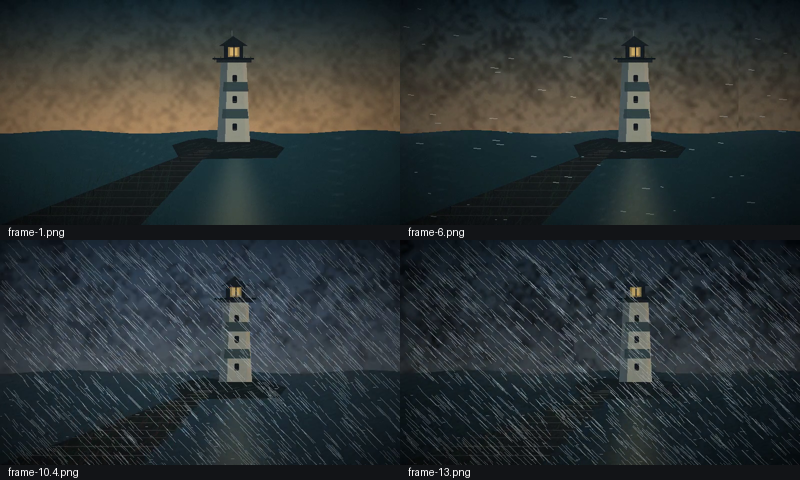
#> input picture prometeo/works/video/w002/09/contact.png, 800 x 480 px
$ python -i render.py   (imports and definitions only)
#> lines starting #> are read from the running program, lines starting #| are printed output that depends on the picture
#!/usr/bin/env python3
"""ANTES DE LA TORMENTA / CoupledAtmosphereCompositor v1.
Original procedural coastal lighthouse film. CC0 original code/imagery/sound.
Requires Python numpy, opencv-python-headless, Pillow, FFmpeg.
Usage: python render.py --output out.mp4 [--seconds 14] [--width 800] [--fps 24]
"""
import argparse, json, math, os, subprocess, tempfile, wave
import cv2
import numpy as np
from PIL import Image, ImageDraw, ImageFilter

RNG = np.random.default_rng(90662026)

def clamp(x): return np.clip(x, 0., 1.)
def smooth(a,b,x):
    z=clamp((x-a)/(b-a))
    return z*z*(3-2*z)

def climate(t):
    """Shared physical envelope. Cloud, lighting, gusts, water, rain and audio use it."""
    storm=float(smooth(2.7,11.2,t))
    gust=(0.13 + .87*storm)*(0.80+.20*math.sin(1.13*t+.3)**2)
    rain=float(smooth(4.6,10.1,t)**1.28)
    flash=0.0
    for start, amplitude in [(10.35,.95),(10.53,.58),(12.93,.40)]:
        flash += amplitude*math.exp(-((t-start)/.063)**2)
    return dict(storm=storm,wind=gust,rain=rain,flash=min(1,flash),fog=.09+.58*storm,
                exposure=.94-.53*storm+.81*flash, blue=storm)

def field(w,h,seed):
    r=np.random.default_rng(seed); f=np.zeros((h,w),np.float32)
    for scale,amp in [(9,.36),(23,.28),(53,.20),(108,.11),(239,.06)]:
        small=r.random((max(2,int(h/scale)),max(2,int(w/scale)))).astype('float32')
        f+=amp*cv2.resize(small,(w,h),interpolation=cv2.INTER_CUBIC)
    return (f-f.min())/(f.max()-f.min())

class Composer:
    def __init__(self,w=800,h=450,fps=24):
        self.w=w;self.h=h;self.fps=fps
        self.sky=field(w*2,h,13)
        self.detail=field(w*2,h,99)
        self.surf=field(w,h,29)
        self.X,self.Y=np.meshgrid(np.arange(w,dtype='float32')/w,np.arange(h,dtype='float32')/h)
        self.rainers=[(RNG.random(1900),RNG.random(1900),RNG.uniform(.4,1.,1900)) for _ in [0]]
        self.reflection=np.exp(-((self.X-.59)/(.014+.17*(self.Y-.60)))**2)*np.maximum(0,self.Y-.54)
        self.vignette=clamp(1.-.47*((self.X-.5)**2*3+(self.Y-.51)**2*3))
    # [123 lines left out: functions layer, architecture, finish, not called in this run]
    def render_frame(self,frame):
        t=frame/self.fps;s=climate(t)
        frame=self.layer(t,s); im=self.architecture(frame,t,s)
        return self.finish(im,t,s)

# [47 lines left out: functions sound, main, not called in this run]
# [1 line not run here, left out]

>>> import cv2
>>> picture = cv2.imread('contact.png')
#> picture is the input picture: shape (480, 800, 3); mean B, G, R 52.7, 51, 44.2
>>> result = Composer().render_frame(picture)
#> in clamp (call 2), `def clamp(x): return np.clip(x, 0., 1.)`:
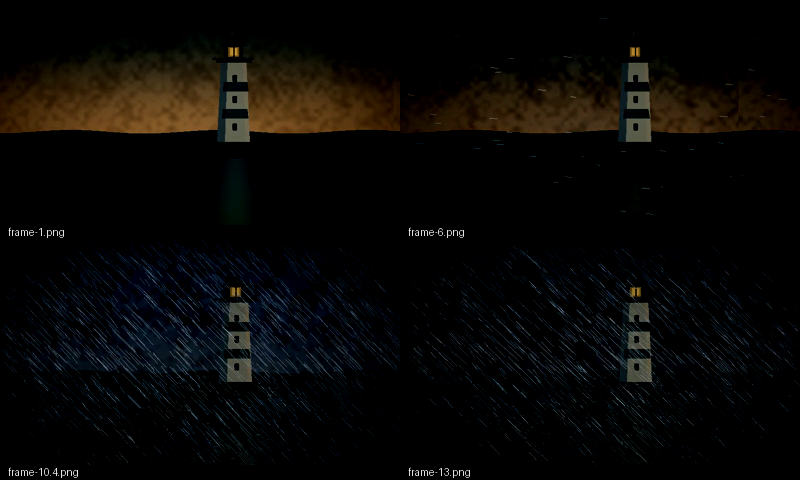
#> returned value: shape (480, 800, 3) float64; mean of channels 0, 1, 2 0.0235, 0.03, 0.0341; drawn as B, G, R
#> in smooth, `return z*z*(3-2*z)`:
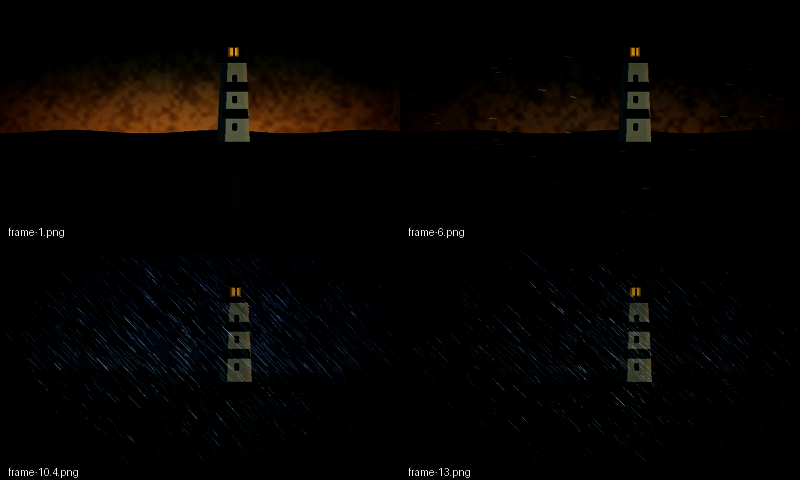
#> returned value: shape (480, 800, 3) float64; mean of channels 0, 1, 2 0.0103, 0.0154, 0.0219; drawn as B, G, R
#> (the run stopped early here; a loop or call above may not have finished)
